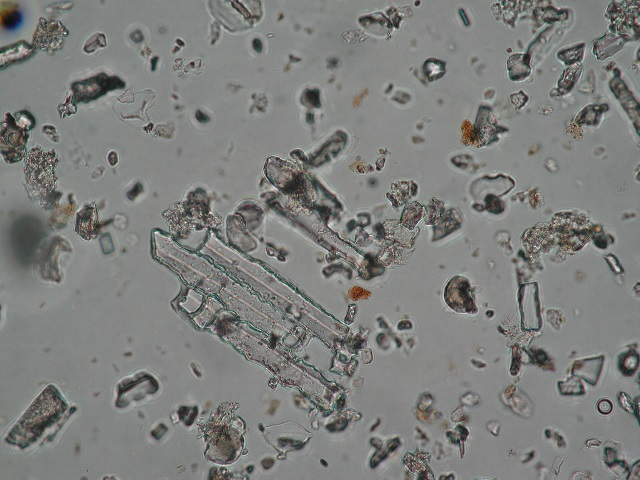
#> input picture doc/img/2.jpg, 640 x 480 px, found by its file name
$ jupyter execute --allow-errors data_augmentation_overview.ipynb   (shell and % lines are left out)
#> lines starting #> are read from the running program, lines starting #| are printed output that depends on the picture
<div Style="text-align: center;line-height: 30px;font-size:32px;font-weight: bold"> Data Augmentation</div>
***

[cell 1]
import numpy as np
from skimage import io
from skimage.transform import rotate, rescale, resize
import matplotlib.pyplot as plt

# 1. Cambios de tamaño en la imagen

Debemos de tener en cuenta que en todos los cambios que realicemos sobre un imagen, tendremos que cambiar las coordenadas de las etiquetas realizadas.

En este caso, debemos de rescalar las coordenadas proporcionalmente al factor de rescalado.

[cell 2]
import warnings
warnings.filterwarnings('ignore')

original_img = io.imread("..\\..\\doc\\img\\2.jpg")
#> original_img is the input picture: shape (480, 640, 3); mean R, G, B 125.9, 127.1, 124.9

# Factores de rescalado
factors = [0.6, 0.8, 1.2]

# Coordenadas ejemplo
coords = [[5,5,30,30],[50,90,90,10],[10,10,30,50],[250,300,10,40]]

## 1.1. Rescalado en los dos ejes

[cell 3]
r_imgs = []
r_imgs.append(rescale(original_img, factors[0]))
r_imgs.append(rescale(original_img, factors[1]))
r_imgs.append(rescale(original_img, factors[2]))

[cell 4]
def rescale_coords(coords, factor):
#> called with factor = 0.6
    rescale_coords = []
    for coord in coords:
        rescale_coords.append([c * factor for c in coord])
    return rescale_coords

[cell 5]
rescale_c = []
rescale_c.append(rescale_coords(coords, factors[0]))
rescale_c.append(rescale_coords(coords, factors[1]))
rescale_c.append(rescale_coords(coords, factors[2]))

[cell 6]
# Mostramos las imagenes resultantes

fig, axes = plt.subplots(ncols=3, figsize=(16, 16), subplot_kw={'adjustable':'box-forced'})

i=0
#> (the rest of this cell did not finish here and is left out)

## 1.2. Rescalado en el eje horizontal

[cell 7]
def rescale_one_image_axis(image, factor, axis=0):
#> called with factor = 0.6, axis = 0
    h, w = image.shape[:2]
#> h = 480; w = 640

    if axis == 0:
        w = w * factor
#> w = 384
    elif axis == 1:
        h = h * factor
    else:
        raise "Axis should be equalts to 0 o 1"

    return resize(image,(h,w))
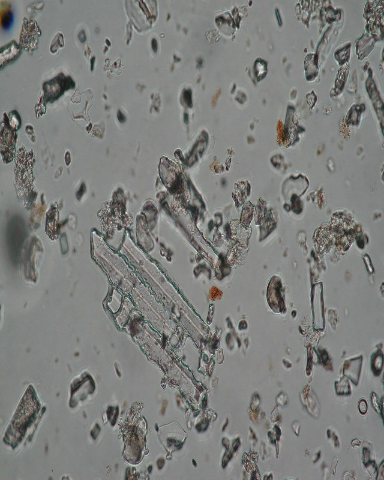
#> returned value: shape (480, 384, 3) float64; mean of channels 0, 1, 2 0.494, 0.499, 0.49; drawn as R, G, B

[cell 8]
r_h_imgs = []
r_h_imgs.append(rescale_one_image_axis(original_img, factors[0]))
r_h_imgs.append(rescale_one_image_axis(original_img, factors[1]))
#> call 2 of rescale_one_image_axis, with factor = 0.8, axis = 0
#> in rescale_one_image_axis (call 2), `return resize(image,(h,w))`:
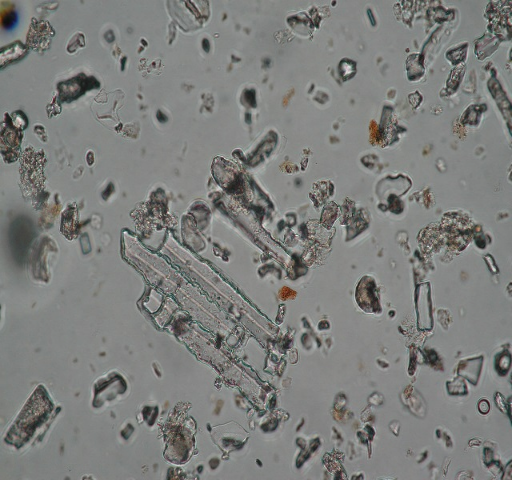
#> returned value: shape (480, 512, 3) float64; mean of channels 0, 1, 2 0.494, 0.499, 0.49; drawn as R, G, B
r_h_imgs.append(rescale_one_image_axis(original_img, factors[2]))
#> call 3 of rescale_one_image_axis, with factor = 1.2, axis = 0
#> in rescale_one_image_axis (call 3), `return resize(image,(h,w))`:
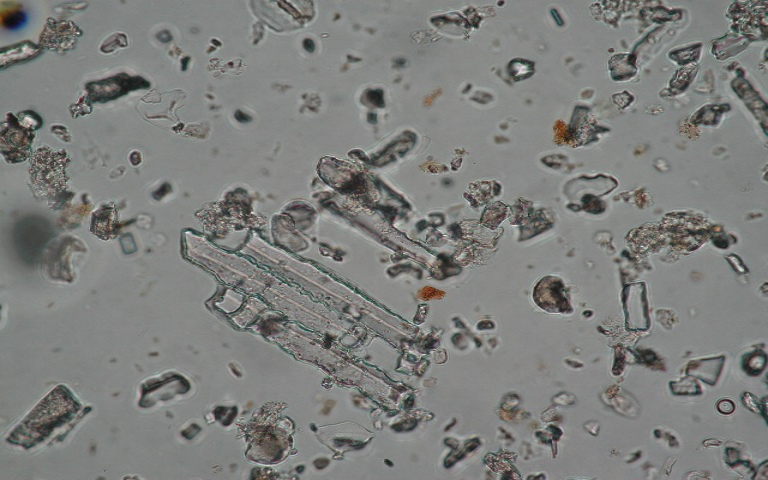
#> returned value: shape (480, 768, 3) float64; mean of channels 0, 1, 2 0.494, 0.499, 0.49; drawn as R, G, B

[cell 9]
def rescale_h_coords(coords, factor):
#> called with factor = 0.6
    rescale_coords = []
    for coord in coords:
        r_coord = coord
        r_coord[0] = r_coord[0] * factor
        r_coord[2] = r_coord[2] * factor
        rescale_coords.append(r_coord)
    return rescale_coords

[cell 10]
rescale_h_c = []
rescale_h_c.append(rescale_h_coords(coords, factors[0]))
rescale_h_c.append(rescale_h_coords(coords, factors[1]))
rescale_h_c.append(rescale_h_coords(coords, factors[2]))

[cell 11]
# Mostramos las imagenes resultantes

fig, axes = plt.subplots(ncols=3, figsize=(16, 16), subplot_kw={'adjustable':'box-forced'})

i=0
for ax in axes:

    ax.imshow(r_h_imgs[i])
    ax.axis('off')
    for coord in rescale_h_c[i]:
        # x, y, width, height
        ax.add_patch(plt.Rectangle((coord[0], coord[1]), coord[2] - coord[0], coord[3] - coord[1], edgecolor='red',
                                   alpha=0.3, lw=2, facecolor='none'))
    i += 1
#> after the loop, i = 3
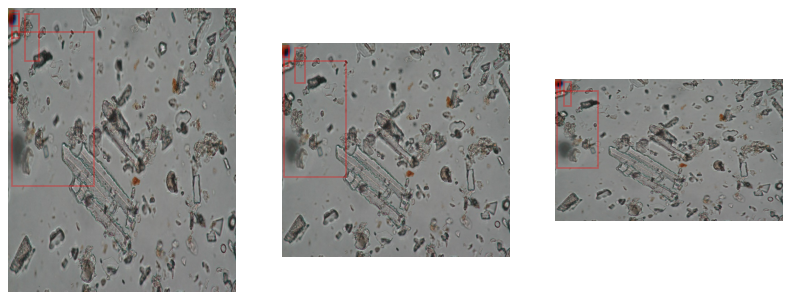
#> figure drawn by matplotlib, 3 panels

## 1.3. Rescalado en el eje vertical

[cell 12]
r_v_imgs = []
r_v_imgs.append(rescale_one_image_axis(original_img, factors[0],1))
#> call 4 of rescale_one_image_axis, with factor = 0.6, axis = 1
#> in rescale_one_image_axis (call 4), `return resize(image,(h,w))`:
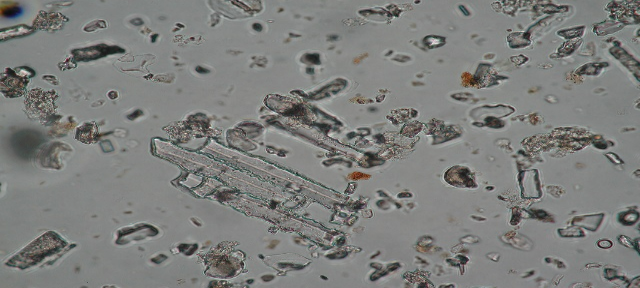
#> returned value: shape (288, 640, 3) float64; mean of channels 0, 1, 2 0.494, 0.499, 0.49; drawn as R, G, B
r_v_imgs.append(rescale_one_image_axis(original_img, factors[1],1))
r_v_imgs.append(rescale_one_image_axis(original_img, factors[2],1))
#> in rescale_one_image_axis (call 6), `return resize(image,(h,w))`:
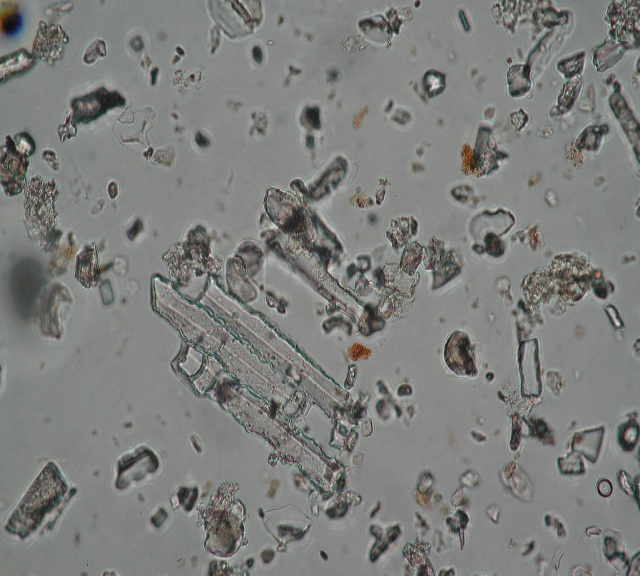
#> returned value: shape (576, 640, 3) float64; mean of channels 0, 1, 2 0.494, 0.499, 0.49; drawn as R, G, B

[cell 13]
def rescale_v_coords(coords, factor):
#> called with factor = 0.6
    rescale_coords = []
    for coord in coords:
        r_coord = coord
        r_coord[1] = r_coord[1] * factor
        r_coord[3] = r_coord[3] * factor
        rescale_coords.append(r_coord)
    return rescale_coords

[cell 14]
rescale_v_c = []
rescale_v_c.append(rescale_v_coords(coords, factors[0]))
rescale_v_c.append(rescale_v_coords(coords, factors[1]))
rescale_v_c.append(rescale_v_coords(coords, factors[2]))

[cell 15]
# Mostramos las imagenes resultantes

fig, axes = plt.subplots(ncols=3, figsize=(16, 16), subplot_kw={'adjustable':'box-forced'})

i=0
for ax in axes:

    ax.imshow(r_v_imgs[i])
    ax.axis('off')
    for coord in rescale_v_c[i]:
        # x, y, width, height
        ax.add_patch(plt.Rectangle((coord[0], coord[1]), coord[2] - coord[0], coord[3] - coord[1], edgecolor='red',
                                   alpha=0.3, lw=2, facecolor='none'))
    i += 1
#> this loop made 3 passes
#> after the loop, i = 3
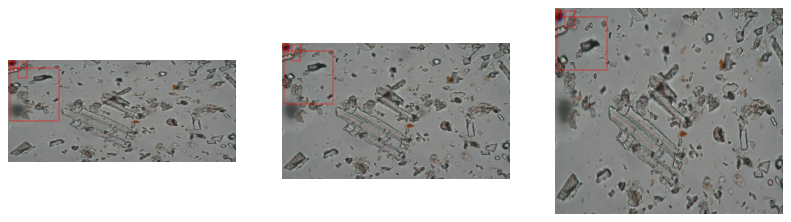
#> figure drawn by matplotlib, 3 panels

# 2. Espejar imágenes

[cell 16]
flipped_imgs = []

# Damos la vuelta a la imagen en el eje vertical
flipped_imgs.append(np.flipud(original_img))

# Damos la vuelta a la imagen en el eje horizontal
flipped_imgs.append(np.fliplr(original_img))

[cell 17]
def flipud_coords(img_h, img_w, coords):
#> called with img_h = 480, img_w = 640
    flipped_coords = []
    for coord in coords:

        height = coord[3] - coord[1]

        y2 = img_h - coord[1]
        y = y2 - height

        flipped_coords.append([coord[0],y,coord[2],y2])
    return flipped_coords

[cell 18]
f_coords = flipud_coords(original_img.shape[0], original_img.shape[1], coords)

[cell 19]
# Mostramos las imagenes resultantes

fig, axes = plt.subplots(ncols=2, figsize=(16, 16), subplot_kw={'adjustable':'box-forced'})

i=0
for ax in axes:

    ax.imshow(flipped_imgs[i])
    ax.axis('off')

    for coord in f_coords:
        # x, y, width, height
        ax.add_patch(plt.Rectangle((coord[0], coord[1]), coord[2] - coord[0], coord[3] - coord[1], edgecolor='red',
                                  alpha=0.3, lw=2, facecolor='none'))
    i += 1
#> this loop made 2 passes
#> i on passes 1 to 2: 1, 2
#> after the loop, i = 2
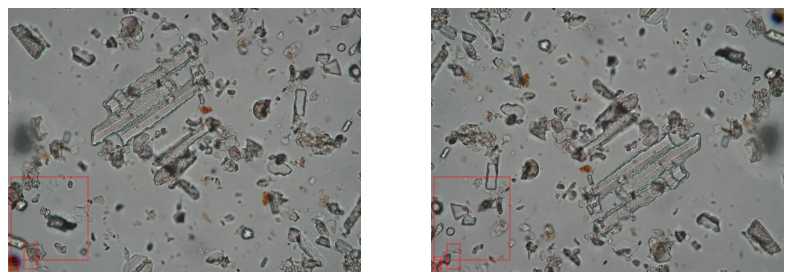
#> figure drawn by matplotlib, 2 panels
